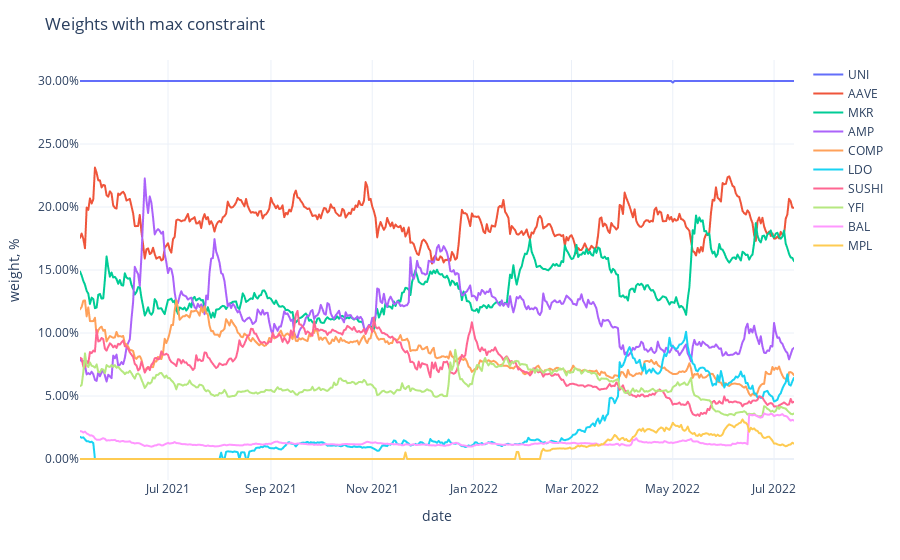

Write notebook code for a chart like this one.
### Code cell
fig = px.line(adjusted_weights,
              labels={'value': 'weight, %', 'variable': ''})
fig.update_traces(
    hovertemplate="%{y}"
)
fig.update_yaxes(
    tickformat=".2%",
)
fig.update_xaxes(
    showspikes=True,
    spikethickness=2,
    spikedash="dot",
    spikecolor="#999999",
    spikemode="across",
)
fig.update_layout(
    hovermode="x",
    hoverdistance=100,  ## Distance to show hover label of data point
    spikedistance=1000,  ## Distance to show spike
    template='plotly_white',
    title='Weights with max constraint'
)

### Figure 1 — Plotly figure (JSON) as saved in the notebook; plotly's stock layout.template omitted (floating-point values rounded to 4 significant figures; data arrays with more than 128 entries replaced by an {"elided": "..."} marker saying what was removed)
{"data": [{"hovertemplate": "%{y}", "legendgroup": "UNI", "line": {"color": "#636efa", "dash": "solid"}, "marker": {"symbol": "circle"}, "mode": "lines", "name": "UNI", "showlegend": true, "type": "scattergl", "x": {"elided": "431 str values"}, "xaxis": "x", "y": {"elided": "431 float values"}, "yaxis": "y"}, {"hovertemplate": "%{y}", "legendgroup": "AAVE", "line": {"color": "#EF553B", "dash": "solid"}, "marker": {"symbol": "circle"}, "mode": "lines", "name": "AAVE", "showlegend": true, "type": "scattergl", "x": {"elided": "431 str values"}, "xaxis": "x", "y": {"elided": "431 float values"}, "yaxis": "y"}, {"hovertemplate": "%{y}", "legendgroup": "MKR", "line": {"color": "#00cc96", "dash": "solid"}, "marker": {"symbol": "circle"}, "mode": "lines", "name": "MKR", "showlegend": true, "type": "scattergl", "x": {"elided": "431 str values"}, "xaxis": "x", "y": {"elided": "431 float values"}, "yaxis": "y"}, {"hovertemplate": "%{y}", "legendgroup": "AMP", "line": {"color": "#ab63fa", "dash": "solid"}, "marker": {"symbol": "circle"}, "mode": "lines", "name": "AMP", "showlegend": true, "type": "scattergl", "x": {"elided": "431 str values"}, "xaxis": "x", "y": {"elided": "431 float values"}, "yaxis": "y"}, {"hovertemplate": "%{y}", "legendgroup": "COMP", "line": {"color": "#FFA15A", "dash": "solid"}, "marker": {"symbol": "circle"}, "mode": "lines", "name": "COMP", "showlegend": true, "type": "scattergl", "x": {"elided": "431 str values"}, "xaxis": "x", "y": {"elided": "431 float values"}, "yaxis": "y"}, {"hovertemplate": "%{y}", "legendgroup": "LDO", "line": {"color": "#19d3f3", "dash": "solid"}, "marker": {"symbol": "circle"}, "mode": "lines", "name": "LDO", "showlegend": true, "type": "scattergl", "x": {"elided": "431 str values"}, "xaxis": "x", "y": {"elided": "431 float values"}, "yaxis": "y"}, {"hovertemplate": "%{y}", "legendgroup": "SUSHI", "line": {"color": "#FF6692", "dash": "solid"}, "marker": {"symbol": "circle"}, "mode": "lines", "name": "SUSHI", "showlegend": true, "type": "scattergl", "x": {"elided": "431 str values"}, "xaxis": "x", "y": {"elided": "431 float values"}, "yaxis": "y"}, {"hovertemplate": "%{y}", "legendgroup": "YFI", "line": {"color": "#B6E880", "dash": "solid"}, "marker": {"symbol": "circle"}, "mode": "lines", "name": "YFI", "showlegend": true, "type": "scattergl", "x": {"elided": "431 str values"}, "xaxis": "x", "y": {"elided": "431 float values"}, "yaxis": "y"}, {"hovertemplate": "%{y}", "legendgroup": "BAL", "line": {"color": "#FF97FF", "dash": "solid"}, "marker": {"symbol": "circle"}, "mode": "lines", "name": "BAL", "showlegend": true, "type": "scattergl", "x": {"elided": "431 str values"}, "xaxis": "x", "y": {"elided": "431 float values"}, "yaxis": "y"}, {"hovertemplate": "%{y}", "legendgroup": "MPL", "line": {"color": "#FECB52", "dash": "solid"}, "marker": {"symbol": "circle"}, "mode": "lines", "name": "MPL", "showlegend": true, "type": "scattergl", "x": {"elided": "431 str values"}, "xaxis": "x", "y": {"elided": "431 float values"}, "yaxis": "y"}], "layout": {"autosize": true, "hoverdistance": 100, "hovermode": "x", "legend": {"title": {"text": ""}, "tracegroupgap": 0}, "margin": {"t": 60}, "spikedistance": 1000, "title": {"text": "Weights with max constraint"}, "xaxis": {"anchor": "y", "autorange": true, "domain": [0, 1], "range": ["2021-05-09", "2022-07-13"], "showspikes": true, "spikecolor": "#999999", "spikedash": "dot", "spikemode": "across", "spikethickness": 2, "title": {"text": "date"}, "type": "date"}, "yaxis": {"anchor": "x", "autorange": true, "domain": [0, 1], "range": [-0.01667, 0.3167], "tickformat": ".2%", "title": {"text": "weight, %"}, "type": "linear"}}}
